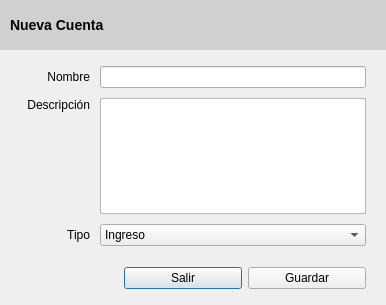
<?xml version="1.0" encoding="UTF-8"?>
<ui version="4.0">
 <class>Dialog</class>
 <widget class="QDialog" name="Dialog">
  <property name="geometry">
   <rect>
    <x>0</x>
    <y>0</y>
    <width>386</width>
    <height>305</height>
   </rect>
  </property>
  <layout class="QVBoxLayout" name="verticalLayout_2">
   <property name="leftMargin">
    <number>0</number>
   </property>
   <property name="topMargin">
    <number>0</number>
   </property>
   <property name="rightMargin">
    <number>0</number>
   </property>
   <item>
    <widget class="QLabel" name="lbTitulo">
     <property name="sizePolicy">
      <sizepolicy hsizetype="Preferred" vsizetype="Minimum">
       <horstretch>0</horstretch>
       <verstretch>0</verstretch>
      </sizepolicy>
     </property>
     <property name="minimumSize">
      <size>
       <width>0</width>
       <height>50</height>
      </size>
     </property>
     <property name="styleSheet">
      <string notr="true">QLabel{
font: bold 14px;
	background-color: rgb(208, 208, 208);
}</string>
     </property>
     <property name="text">
      <string>Nueva Cuenta</string>
     </property>
     <property name="indent">
      <number>10</number>
     </property>
    </widget>
   </item>
   <item>
    <layout class="QVBoxLayout" name="verticalLayout">
     <property name="spacing">
      <number>10</number>
     </property>
     <property name="leftMargin">
      <number>10</number>
     </property>
     <property name="topMargin">
      <number>10</number>
     </property>
     <property name="rightMargin">
      <number>20</number>
     </property>
     <property name="bottomMargin">
      <number>10</number>
     </property>
     <item>
      <layout class="QHBoxLayout" name="hlMainWindow_4">
       <item>
        <widget class="QLabel" name="lbNombre">
         <property name="sizePolicy">
          <sizepolicy hsizetype="Fixed" vsizetype="Preferred">
           <horstretch>0</horstretch>
           <verstretch>0</verstretch>
          </sizepolicy>
         </property>
         <property name="minimumSize">
          <size>
           <width>80</width>
           <height>0</height>
          </size>
         </property>
         <property name="layoutDirection">
          <enum>Qt::LeftToRight</enum>
         </property>
         <property name="text">
          <string>Nombre</string>
         </property>
         <property name="alignment">
          <set>Qt::AlignRight|Qt::AlignTrailing|Qt::AlignVCenter</set>
         </property>
        </widget>
       </item>
       <item>
        <widget class="QLineEdit" name="leNombre">
         <property name="sizePolicy">
          <sizepolicy hsizetype="Expanding" vsizetype="Fixed">
           <horstretch>0</horstretch>
           <verstretch>0</verstretch>
          </sizepolicy>
         </property>
         <property name="toolTip">
          <string>Nombre de la categoría</string>
         </property>
        </widget>
       </item>
      </layout>
     </item>
     <item>
      <layout class="QHBoxLayout" name="hlMainWindow_3">
       <item>
        <widget class="QLabel" name="lbDescripcion">
         <property name="sizePolicy">
          <sizepolicy hsizetype="Minimum" vsizetype="Preferred">
           <horstretch>0</horstretch>
           <verstretch>0</verstretch>
          </sizepolicy>
         </property>
         <property name="minimumSize">
          <size>
           <width>80</width>
           <height>0</height>
          </size>
         </property>
         <property name="layoutDirection">
          <enum>Qt::LeftToRight</enum>
         </property>
         <property name="text">
          <string>Descripción</string>
         </property>
         <property name="alignment">
          <set>Qt::AlignRight|Qt::AlignTop|Qt::AlignTrailing</set>
         </property>
        </widget>
       </item>
       <item>
        <widget class="QTextEdit" name="teDescripcion">
         <property name="sizePolicy">
          <sizepolicy hsizetype="Expanding" vsizetype="Preferred">
           <horstretch>0</horstretch>
           <verstretch>0</verstretch>
          </sizepolicy>
         </property>
         <property name="minimumSize">
          <size>
           <width>96</width>
           <height>0</height>
          </size>
         </property>
         <property name="toolTip">
          <string>Descripción de la categoría</string>
         </property>
        </widget>
       </item>
      </layout>
     </item>
     <item>
      <layout class="QHBoxLayout" name="horizontalLayout_2">
       <item>
        <widget class="QLabel" name="lbTipo">
         <property name="sizePolicy">
          <sizepolicy hsizetype="Fixed" vsizetype="Preferred">
           <horstretch>0</horstretch>
           <verstretch>0</verstretch>
          </sizepolicy>
         </property>
         <property name="minimumSize">
          <size>
           <width>80</width>
           <height>0</height>
          </size>
         </property>
         <property name="layoutDirection">
          <enum>Qt::LeftToRight</enum>
         </property>
         <property name="text">
          <string>Tipo</string>
         </property>
         <property name="alignment">
          <set>Qt::AlignRight|Qt::AlignTrailing|Qt::AlignVCenter</set>
         </property>
        </widget>
       </item>
       <item>
        <widget class="QComboBox" name="cbTipo">
         <item>
          <property name="text">
           <string>Ingreso</string>
          </property>
         </item>
         <item>
          <property name="text">
           <string>Egreso</string>
          </property>
         </item>
        </widget>
       </item>
      </layout>
     </item>
    </layout>
   </item>
   <item>
    <layout class="QHBoxLayout" name="horizontalLayout">
     <property name="spacing">
      <number>6</number>
     </property>
     <property name="leftMargin">
      <number>20</number>
     </property>
     <property name="topMargin">
      <number>5</number>
     </property>
     <property name="rightMargin">
      <number>20</number>
     </property>
     <property name="bottomMargin">
      <number>5</number>
     </property>
     <item>
      <spacer name="horizontalSpacer">
       <property name="orientation">
        <enum>Qt::Horizontal</enum>
       </property>
       <property name="sizeHint" stdset="0">
        <size>
         <width>40</width>
         <height>20</height>
        </size>
       </property>
      </spacer>
     </item>
     <item>
      <widget class="QPushButton" name="btSalir">
       <property name="minimumSize">
        <size>
         <width>110</width>
         <height>30</height>
        </size>
       </property>
       <property name="cursor">
        <cursorShape>PointingHandCursor</cursorShape>
       </property>
       <property name="styleSheet">
        <string notr="true">min-width: 110px;
min-height: 20px;</string>
       </property>
       <property name="text">
        <string>Salir</string>
       </property>
      </widget>
     </item>
     <item>
      <widget class="QPushButton" name="btGuardar">
       <property name="minimumSize">
        <size>
         <width>110</width>
         <height>30</height>
        </size>
       </property>
       <property name="cursor">
        <cursorShape>PointingHandCursor</cursorShape>
       </property>
       <property name="styleSheet">
        <string notr="true">min-width: 110px;
min-height: 20px;</string>
       </property>
       <property name="text">
        <string>Guardar</string>
       </property>
      </widget>
     </item>
    </layout>
   </item>
  </layout>
 </widget>
 <resources>
  <include location="../../../Plasta/src/plasta/gui/uis/images_rc/images.qrc"/>
 </resources>
 <connections>
  <connection>
   <sender>btSalir</sender>
   <signal>clicked()</signal>
   <receiver>Dialog</receiver>
   <slot>close()</slot>
   <hints>
    <hint type="sourcelabel">
     <x>123</x>
     <y>370</y>
    </hint>
    <hint type="destinationlabel">
     <x>244</x>
     <y>359</y>
    </hint>
   </hints>
  </connection>
 </connections>
</ui>
